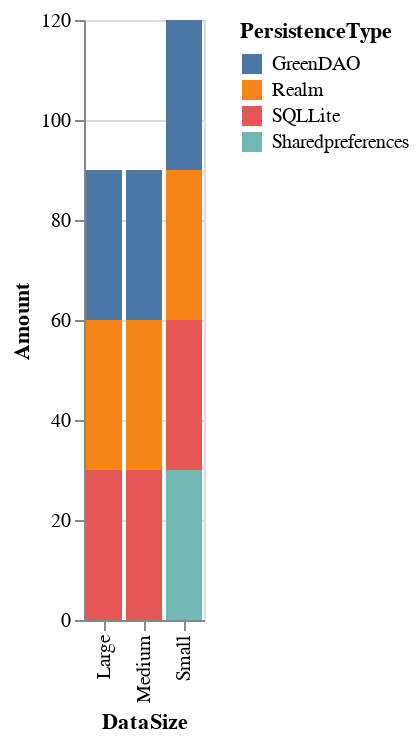

Notebook source saved alongside this figure:
### Code cell
alt.Chart(android).mark_bar().encode(y=alt.Y("count()", axis=alt.Axis(title="Amount")),x=alt.X("DataSize", axis=alt.Axis(title="DataSize")),color='PersistenceType')

### Figure 1 — Vega-Lite specification as saved in the notebook (floating-point values rounded to 4 significant figures; data arrays with more than 128 entries replaced by an {"elided": "..."} marker saying what was removed)
{"config": {"view": {"continuousWidth": 400, "continuousHeight": 300}}, "data": {"name": "data-465d44c54cab2d01ffeadab7cc8f1442"}, "mark": "bar", "encoding": {"color": {"field": "PersistenceType", "type": "nominal"}, "x": {"axis": {"title": "DataSize"}, "field": "DataSize", "type": "nominal"}, "y": {"aggregate": "count", "axis": {"title": "Amount"}, "type": "quantitative"}}, "$schema": "https://vega.github.io/schema/vega-lite/v4.17.0.json", "datasets": {"data-465d44c54cab2d01ffeadab7cc8f1442": {"elided": "300 records"}}}
